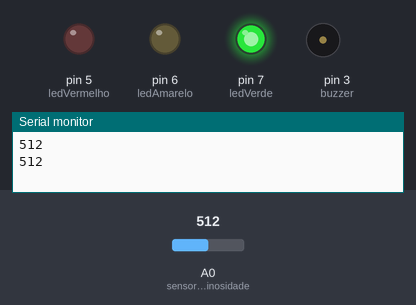
Simulated run of this sketch. Board: Arduino Uno, built with avr-gcc and run on an emulated ATmega328P. On the bench: output pins drawn as LEDs (lit = HIGH), buzzer (waves = sounding), the last lines printed to the serial monitor. Inputs (shaded band) come from the test bench; at power-on: A0 (sensorLuminosidade) = 512.

Above: at 1.8 s.
1.9 s: A0 (sensorLuminosidade) set to 869
3.4 s: A0 (sensorLuminosidade) set to 890
At 4.8 s:
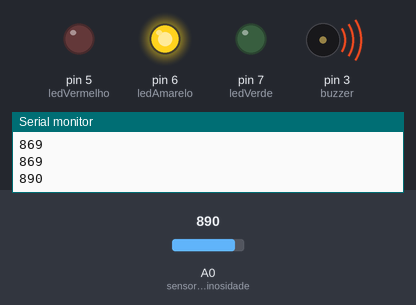
7.5 s: A0 (sensorLuminosidade) set to 947
9.5 s: A0 (sensorLuminosidade) set to 979
At 13.2 s:
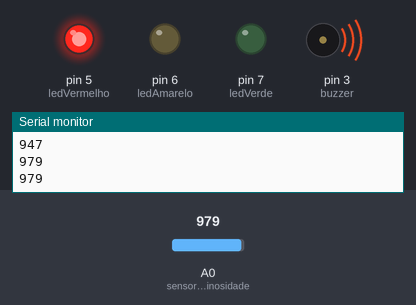
13.5 s: A0 (sensorLuminosidade) set to 950
At 17.4 s:
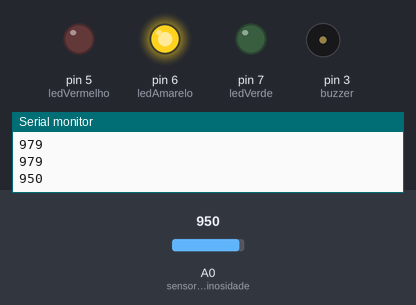
17.6 s: A0 (sensorLuminosidade) set to 970
At 19.2 s:
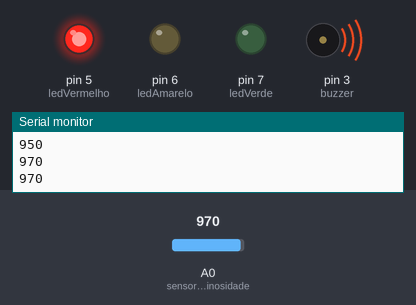
Timing chart, 0 to 20.5 s (numbered marks = the images above; inputs shaded):
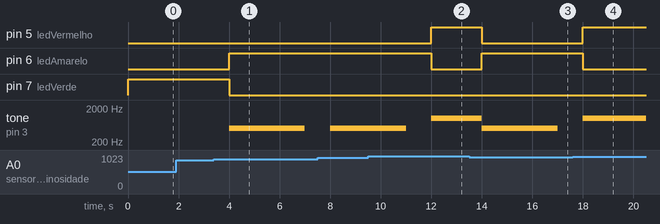

Measured:
- the behaviour switches between 879 and 880 on A0 (sensorLuminosidade) (found by bisection; images 0 and 1)
- the behaviour switches between 960 and 961 on A0 (sensorLuminosidade) (found by bisection; images 1 and 2)
- after the input at 3.4 s, pin 6 (ledAmarelo): LOW → HIGH after 0.60 s; pin 7 (ledVerde): HIGH → LOW after 0.60 s; tone on pin 3 (buzzer): silent → 500 Hz after 0.60 s, → silent 3.0 s later
- after the input at 9.5 s, pin 5 (ledVermelho): LOW → HIGH after 2.5 s; pin 6 (ledAmarelo): HIGH → LOW after 2.5 s
- after the input at 13.5 s, pin 5 (ledVermelho): HIGH → LOW after 0.50 s; pin 6 (ledAmarelo): LOW → HIGH after 0.50 s; tone on pin 3 (buzzer): 1000 Hz → 500 Hz after 0.50 s, → silent 3.0 s later
- after the input at 17.6 s, pin 5 (ledVermelho): LOW → HIGH after 0.40 s; pin 6 (ledAmarelo): HIGH → LOW after 0.40 s; tone on pin 3 (buzzer): silent → 1000 Hz after 0.40 s

The sketch:

cp1_Vinheria_Agnello.ino
```cpp
// Definindo os pinos dos LEDs, do buzzer e do sensor de luminosidade
const int ledVerde = 7; // Conecta o pino 7 ao LED verde
const int ledAmarelo = 6; // Conecta o pino 6 ao LED amarelo
const int ledVermelho = 5; // Conecta o pino 5 ao LED vermelho
const int buzzer = 3; // Conecta o pino 3 ao buzzer
const int sensorLuminosidade = A0; // Conecta o pino analógico ao sensor de luminosidade

// Declarando variáveis para o valor de luminosidade e para os limites
int valorLuminosidade = 0; // Armazena o valor lido pelo sensor de luminosidade
int limiteOK = 880; // Define o limite em que a luminosidade é considerada OK
int limiteAlerta = 960; // Define o limite em que a luminosidade é considerada alerta

// Configurando os pinos e inicializando a comunicação serial
void setup() {
  pinMode(ledVerde, OUTPUT); // Define o pino do LED verde como saída
  pinMode(ledAmarelo, OUTPUT); // Define o pino do LED amarelo como saída
  pinMode(ledVermelho, OUTPUT); // Define o pino do LED vermelho como saída
  pinMode(buzzer, OUTPUT); // Define o pino do buzzer como saída
  pinMode(sensorLuminosidade, INPUT); // Define o pino do sensor de luminosidade como entrada
  Serial.begin(9600); // Inicia a comunicação serial a 9600 bps
}

// Iniciando o loop principal
void loop() {
  valorLuminosidade = analogRead(sensorLuminosidade); // Lê o valor da luminosidade e armazena o mesmo
  Serial.println(valorLuminosidade); // Exibe o valor da luminosidade no monitor serial

  // Definindo estrutura de condição para acionar os LEDs e o buzzer com base no valor da luminosidade
  if (valorLuminosidade < limiteOK) {
    // Se a luminosidade estiver abaixo do limite OK:
    digitalWrite(ledVerde, HIGH); // Liga o LED verde
    digitalWrite(ledAmarelo, LOW); // Desliga o LED amarelo
    digitalWrite(ledVermelho, LOW); // Desliga o LED vermelho
    noTone(buzzer); // Buzzer não acionado
  }
  else if (valorLuminosidade >= limiteOK && valorLuminosidade <= limiteAlerta)  {
    // Se a luminosidade estiver entre o limite OK e o limite alerta:
    digitalWrite(ledVerde, LOW); // Desliga o LED verde
    digitalWrite(ledAmarelo, HIGH); // Liga o LED amarelo
    digitalWrite(ledVermelho, LOW); // Desliga o LED vermelho
    tone(buzzer, 500); // Aciona o buzzer com frequência de 500 Hz
    delay(3000); // Mantém o buzzer acionado por 3 segundos
    noTone(buzzer); // Desliga o buzzer
  }
  else if (valorLuminosidade > limiteAlerta) {
    // Se a luminosidade estiver acima do limite alerta:
    digitalWrite(ledVerde, LOW); // Desliga o LED verde
    digitalWrite(ledAmarelo, LOW); // Desliga o LED amarelo
    digitalWrite(ledVermelho, HIGH); // Liga o LED vermelho
    tone(buzzer, 1000); // Aciona o buzzer com uma frequência de 1000 Hz
  }

  delay(1000); // Pausa de 1 segundo antes do loop ser repetido
}
```
